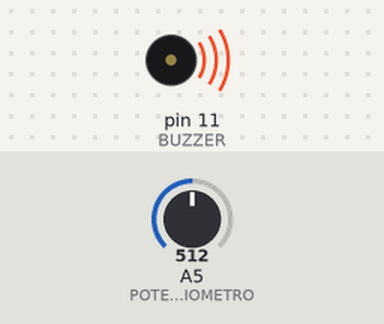
The sketch below on a simulated Arduino Uno, built with avr-gcc and run on an emulated ATmega328P. Parts: buzzer (waves = sounding). The test bench sets the inputs (shaded band); at power-on: A5 (POTENCIOMETRO) = 512.

Above: at 0.1 s.
Timing chart, 0 to 1.6 s (numbered marks = the images above):
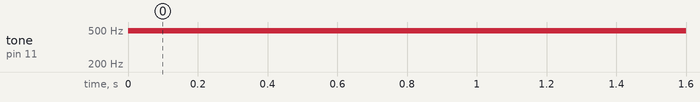

The sketch:

funcionamientoPotenciometroYZumbador.ino
```cpp
#define BUZZER 11
#define POTENCIOMETRO 5

void setup() {
  pinMode(BUZZER,OUTPUT);
  pinMode(POTENCIOMETRO,INPUT);
}

void loop() {
  int ValueFromPotenciometro = analogRead(POTENCIOMETRO);           //lee un valor analogico desde el pin POTENCIOMETRO
  int ValueToBuzzer = map(ValueFromPotenciometro, 0,1023,0,255);    //Convierte el rango original(0-1023) a uno que funciones con la funcion analogWrite (0-255)
  analogWrite(BUZZER,ValueToBuzzer);
}
```

Measured:
- by itself, tone on pin 11 (BUZZER): silent → 490 Hz at 0.00 s
